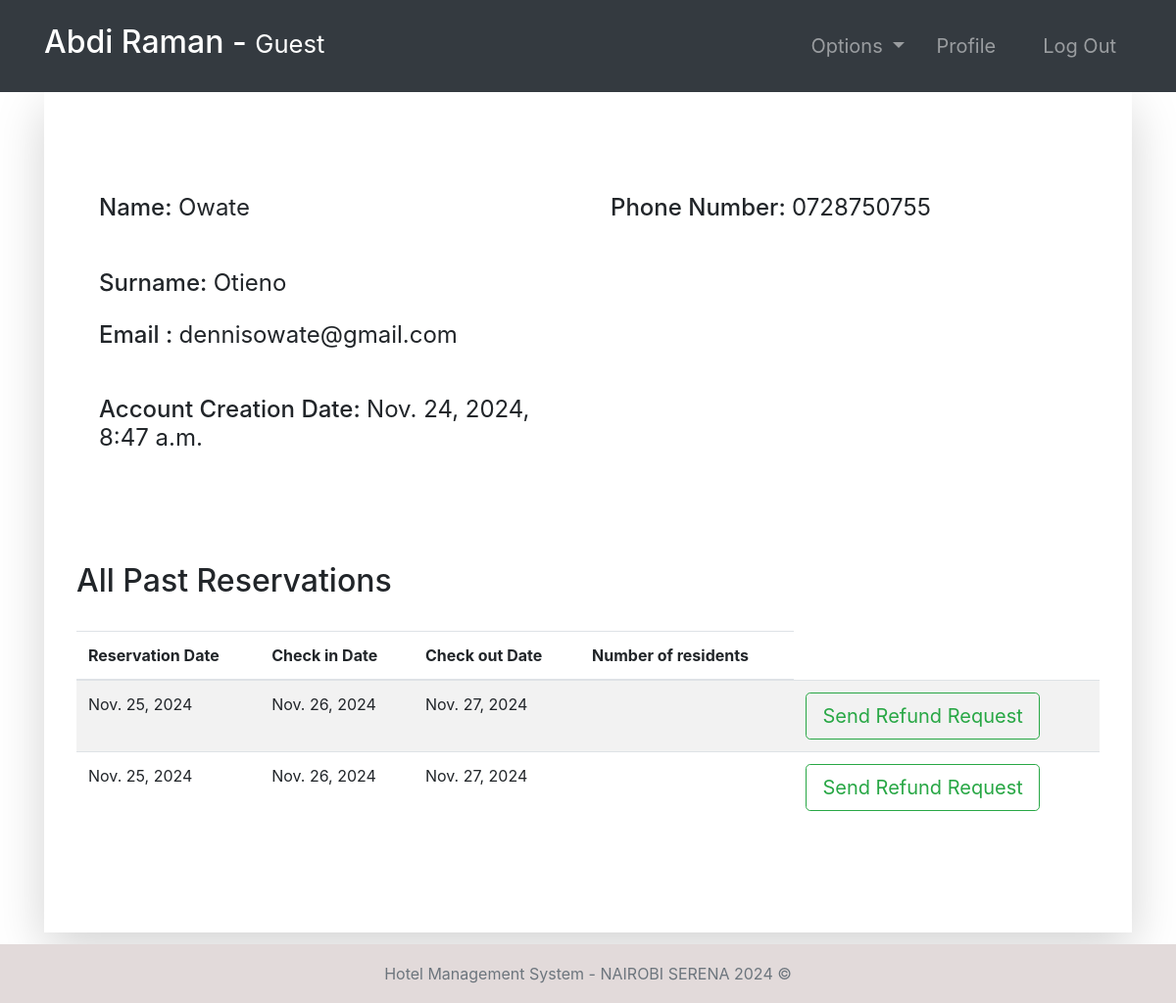
/guest-profile/13 (signed in), run on the app's committed database.
### room/models.py (models this page shows, shortened)
class Guest(models.Model):
    user = models.OneToOneField(User, null=True, on_delete=models.CASCADE)
    phoneNumber = PhoneNumberField(unique=True)

class Booking(models.Model):
    roomNumber = models.ForeignKey(Room, on_delete=models.CASCADE)
    guest = models.ForeignKey(Guest, null=True, on_delete=models.CASCADE)
    dateOfReservation = models.DateField(default=timezone.now)
    startDate = models.DateField()
    endDate = models.DateField()

### accounts/views.py (the view, shortened to what this page needs)
# urls.py: path('guest-profile/<str:pk>', guest_profile, name="guest-profile"),
@login_required(login_url='login')
def guest_profile(request, pk):
    tempUser = User.objects.get(id=pk)
    guest = Guest.objects.get(user=tempUser)
    role = str(request.user.groups.all()[0])
    path = role + "/"
    eventAttendees = EventAttendees.objects.filter(guest=guest)
    bookings = Booking.objects.filter(guest=guest)
    context = {
        "role": role,
        "guest": guest,
        "eventAttendees": eventAttendees,
        "bookings": bookings
    }
    return render(request, path + "guest-profile.html", context)

### Templates/guest/guest-profile.html
{% extends '../index.html' %}
{% block context %}
{% include '../common_pages/guest-profile.html' %}
{% endblock %}

### Templates/incs/nav.html (shortened to what this page needs)
<nav class="navbar navbar-dark bg-dark navbar-expand-lg py-3 " role="navigation">
    <div class="container">
        <a href="" class="navbar-brand">
            <h2 class="text-capitalize">
                {{ request.user.first_name }} {{ request.user.last_name }} -
                <small>
                    {{ role }}
                </small>
            </h2>
        </a>
        <div class="collapse navbar-collapse" id="navbarTags">
            <ul class="navbar-nav ml-auto">
                <li class="nav-item dropdown p-2">
                    <a class="nav-link dropdown-toggle" href="#" id="navbarDropdown" role="button"
                        data-toggle="dropdown" aria-haspopup="true" aria-expanded="false">
                        Options
                    </a>
                </li>
                <li class="nav-item mr-3 p-2">
                    {% if role == 'guest' %}
                    <a href="{% url 'guest-profile' user.id %}" class="nav-link">Profile</a>
                    {% endif %}
                </li>
                <li class="nav-item p-2 ">
                    <a href="{% url 'logout' %}" class="nav-link">Log Out</a>
                </li>
            </ul>
        </div>
    </div>
</nav>

### Templates/common_pages/guest-profile.html (shortened to what this page needs)
<div class="container">
    <div class="shadow-lg p-5">
        <div class="row mt-5">
            <div class="col-6">
                <form action="" method="POST">
                    <div class="p-2 h4">
                        <span>Name:</span>
                        {% if guest.user.id != request.user.id %}
                        <span class="font-weight-normal">{{guest.user.first_name}} </span>
                        {% else %}
                        <input type="text" class="form-control border border-secondary" id="id_first_name"
                            value="{{guest.user.first_name}}" name="first_name">
                        {% endif %}
                    </div>
                    <br>
                    <div class="p-2 h4">
                        <span>Surname:</span>
                        {% if guest.user.id != request.user.id %}
                        <span class="font-weight-normal"> {{guest.user.last_name}}</span>
                        {% else %}
                        <input type="text" class="form-control border border-secondary" id="id_last_name"
                            value="{{guest.user.last_name}}" name="last_name">
                        {% endif %}
                    </div>
                    <div class="p-2 h4">
                        <span>Email :</span>
                        <span class="font-weight-normal">{{guest.user.email}}</span>
                    </div>
                    <br>
                    <div class="p-2 h4">
                        <span>Account Creation Date:</span>
                        <span class="font-weight-normal">{{guest.user.date_joined}}</span>
                    </div>
            </div>
            <div class="col-6">
                <div class="p-2 h4">
                    <span>Phone Number: </span>
                    {% if guest.user.id != request.user.id %}
                    <span class="font-weight-normal">{{guest.phoneNumber}}</span>
                    {% else %}
                    <input type="text" class="form-control border border-secondary" id="id_phoneNumber"
                        value="{{guest.phoneNumber}}" name="phoneNumber">
                    {% endif %}
                </div>
                <br>
            </div>
        </div>
        <br>
        <br>
        <div class="row">
            <div class="table-responsive table-striped my-5">
                <div class="table-header row">
                    <div class="col-sm-12 col-md-12 col-lg-4 mb-4">
                        <h2>All Past Reservations</h2>
                    </div>
                </div>
                <table class="table table-hover">
                    <thead>
                        <tr>
                            <th>Reservation Date</th>
                            <th>Check in Date</th>
                            <th>Check out Date</th>
                            <th>Number of residents</th>
                        </tr>
                    </thead>
                    <tbody>
                        {% for bo in bookings %}
                        <tr>
                            <td>{{bo.dateOfReservation}}</td>
                            <td>{{bo.startDate}}</td>
                            <td>{{bo.endDate}}</td>
                            <td>{{bo.numOfResidents}}</td>
                            {% if role == "guest"%}
                            <form action="{% url 'request-refund' %}" method="POST">
                                <td><button type="submit" class="btn btn-outline-success btn-lg " name="refReq">Send
                                        Refund Request</button></td>
                            </form>
                            {% endif %}
                        </tr>
                        {% endfor %}
                    </tbody>
                </table>
            </div>
        </div>
    </div>
</div>

### static/css/main.css (style rules this page uses)
* { margin: 0; padding: 0; -webkit-font-smoothing: antialiased; }
body { position: relative; }
nav .nav-item { font-size: 20px; }

### data on the page
Guest: user.first_name "Owate", user.last_name "Otieno", user.email "dennisowate@gmail.com", user.date_joined "Nov. 24, 2024, 8:47 a.m.", phoneNumber "0728750755"
Booking: dateOfReservation "Nov. 25, 2024", startDate "Nov. 26, 2024", endDate "Nov. 27, 2024"
Booking: dateOfReservation "Nov. 25, 2024", startDate "Nov. 26, 2024", endDate "Nov. 27, 2024"

### other printed values
{{ request.user.first_name }} "Abdi"
{{ request.user.last_name }} "Raman"
{{ role }} "Guest"
